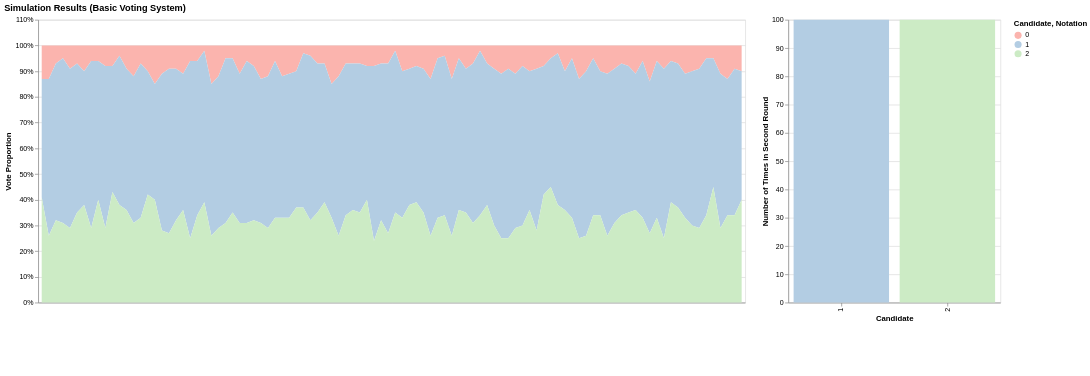

Notebook source saved alongside this figure:
### Code cell
# define a global color scale for candidates
all_candidates = sorted(df_simulations['candidate_id'].unique())
color_scale = alt.Scale(domain=all_candidates, scheme='pastel1')

# interactive selections
highlight = alt.selection_point(fields=['candidate_id'], on='mouseover', empty='all')
candidate_select = alt.selection_point(fields=['candidate_id'], bind='legend', empty='all')

# create a dummy column for the legend of simulations
df_simulations["unit"] = "— = one simulation"

# identify top 2 (or winners) for each simulation
top2_winners = (
    df_simulations
    .groupby("simulation_number", group_keys=False)
    .apply(lambda x: x.nlargest(2, "proportion"))  # top 2 par simulation
)

# create df_wins before the histogram
df_wins = (
    top2_winners.groupby("candidate_id")
    .agg(
        wins=("candidate_id", "count"),
        mean_dissatisfaction=("mean_dissatisfaction", "mean")
    )
    .reset_index()
)

# chart votes
votes_chart = (
    alt.Chart(df_simulations)
    .mark_area(opacity=0.85)
    .encode(
        x=alt.X('simulation_number:N', axis=alt.Axis(labels=False, ticks=False, title=None)),
        y=alt.Y('proportion:Q', stack='center', title='Vote Proportion', axis=alt.Axis(format='.0%')),
        color=alt.Color('candidate_id:N', scale=color_scale, legend=alt.Legend(title='Candidate')),
        opacity=alt.condition(candidate_select, alt.value(1), alt.value(0.2)),
        detail="unit",
        tooltip=[
            alt.Tooltip('candidate:N', title='Candidate'),
            alt.Tooltip('proportion:Q', title='Proportion', format='.1%'),
            alt.Tooltip('mean_dissatisfaction:Q', title='Mean Dissatisfaction', format='.2f'),
            alt.Tooltip('simulation_number:N', title='Simulation'),
            alt.Tooltip('unit:N', title='Unit')
        ]
    )
    .add_params(highlight, candidate_select)
    .properties(width=1000, height=400)
)

# create a dummy legend for "— = one simulation"
legend_dash = (
    alt.Chart(df_simulations)
    .mark_point(size=100, filled=True)
    .encode(
        color=alt.Color("unit:N", legend=alt.Legend(title="Notation"))
    )
    .properties(width=50, height=50)
)

# histogram of wins
hist = (
    alt.Chart(df_wins)
    .mark_bar()
    .encode(
        x=alt.X("candidate_id:N", title="Candidate", sort="-y"),
        y=alt.Y("wins:Q", title="Number of Times in Second Round"),
        color=alt.Color("candidate_id:N", scale=color_scale, legend=None),
        opacity=alt.condition(candidate_select, alt.value(1), alt.value(0.2)),
        tooltip=[
            alt.Tooltip("candidate_id:N", title="Candidate"),
            alt.Tooltip("wins:Q", title="Number of Times in Second Round"),
            alt.Tooltip("mean_dissatisfaction:Q", title="Mean Dissatisfaction", format=".2f")
        ]
    )
    .add_params(highlight, candidate_select)
    .properties(width=300, height=400)
)

# combine the charts
combined_chart = (
    (votes_chart | hist) & legend_dash
).properties(
    title=f"Simulation Results ({voting_system.capitalize()} Voting System)"
)

combined_chart

### Figure 1 — Vega-Lite specification as saved in the notebook (floating-point values rounded to 4 significant figures; data arrays with more than 128 entries replaced by an {"elided": "..."} marker saying what was removed)
{"config": {"view": {"continuousWidth": 300, "continuousHeight": 300}}, "vconcat": [{"hconcat": [{"data": {"name": "data-d67fea192d89d24b5cd655294231c9a0"}, "mark": {"type": "area", "opacity": 0.85}, "encoding": {"color": {"field": "candidate_id", "legend": {"title": "Candidate"}, "scale": {"domain": [0.0, 1.0, 2.0], "scheme": "pastel1"}, "type": "nominal"}, "detail": {"field": "unit", "type": "nominal"}, "opacity": {"condition": {"param": "param_2", "value": 1, "empty": true}, "value": 0.2}, "tooltip": [{"field": "candidate", "title": "Candidate", "type": "nominal"}, {"field": "proportion", "format": ".1%", "title": "Proportion", "type": "quantitative"}, {"field": "mean_dissatisfaction", "format": ".2f", "title": "Mean Dissatisfaction", "type": "quantitative"}, {"field": "simulation_number", "title": "Simulation", "type": "nominal"}, {"field": "unit", "title": "Unit", "type": "nominal"}], "x": {"axis": {"labels": false, "ticks": false, "title": null}, "field": "simulation_number", "type": "nominal"}, "y": {"axis": {"format": ".0%"}, "field": "proportion", "stack": "center", "title": "Vote Proportion", "type": "quantitative"}}, "height": 400, "name": "view_1", "width": 1000}, {"data": {"name": "data-3230280fb2792833733bcbd82d0b8122"}, "mark": {"type": "bar"}, "encoding": {"color": {"field": "candidate_id", "legend": null, "scale": {"domain": [0.0, 1.0, 2.0], "scheme": "pastel1"}, "type": "nominal"}, "opacity": {"condition": {"param": "param_2", "value": 1, "empty": true}, "value": 0.2}, "tooltip": [{"field": "candidate_id", "title": "Candidate", "type": "nominal"}, {"field": "wins", "title": "Number of Times in Second Round", "type": "quantitative"}, {"field": "mean_dissatisfaction", "format": ".2f", "title": "Mean Dissatisfaction", "type": "quantitative"}], "x": {"field": "candidate_id", "sort": "-y", "title": "Candidate", "type": "nominal"}, "y": {"field": "wins", "title": "Number of Times in Second Round", "type": "quantitative"}}, "height": 400, "name": "view_2", "width": 300}]}, {"data": {"name": "data-d67fea192d89d24b5cd655294231c9a0"}, "mark": {"type": "point", "filled": true, "size": 100}, "encoding": {"color": {"field": "unit", "legend": {"title": "Notation"}, "type": "nominal"}}, "height": 50, "width": 50}], "params": [{"name": "param_1", "select": {"type": "point", "fields": ["candidate_id"], "on": "mouseover"}, "views": ["view_1", "view_2"]}, {"name": "param_2", "select": {"type": "point", "fields": ["candidate_id"]}, "bind": "legend", "views": ["view_1", "view_2"]}], "title": "Simulation Results (Basic Voting System)", "$schema": "https://vega.github.io/schema/vega-lite/v5.20.1.json", "datasets": {"data-d67fea192d89d24b5cd655294231c9a0": {"elided": "300 records"}, "data-3230280fb2792833733bcbd82d0b8122": [{"candidate_id": 1, "wins": 100, "mean_dissatisfaction": 1.631}, {"candidate_id": 2, "wins": 100, "mean_dissatisfaction": -7.405}]}}
